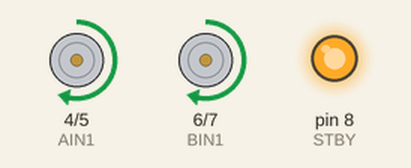
This sketch was run on a simulated Arduino Nano, built with avr-gcc and run on an emulated ATmega328P. Shown: motor-driver pin pairs drawn as motors (green arrow = first pin HIGH = forward, orange = second pin HIGH = backward, longer = more drive, scaled by the enable pin, stopped while the standby pin is LOW), output pins drawn as LEDs (lit = HIGH).

Above: at 0.1 s.
At 8.1 s:
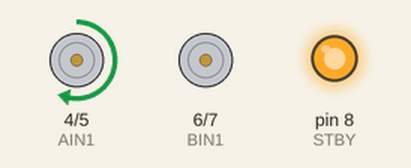
At 19.1 s:
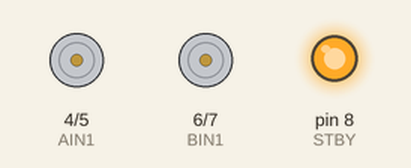
At 37.1 s:
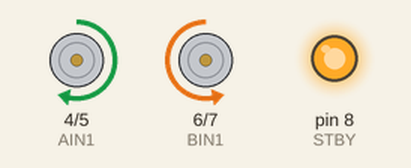
Timing chart, 0 to 38.6 s (numbered marks = the images above):
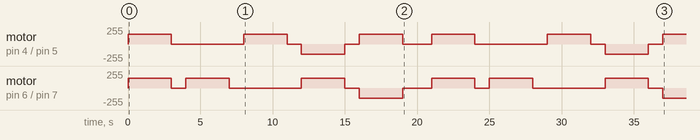

Measured:
- by itself, motor on pin 4 (AIN1) / pin 5 (AIN2): stopped → forward 150/255 at 0.00 s, → stopped 3.0 s later, → forward 150/255 5.0 s later, → stopped 3.0 s later, … (15 changes in this stretch)
- by itself, motor on pin 6 (BIN1) / pin 7 (BIN2): stopped → forward 150/255 at 0.00 s, → stopped 3.0 s later, → forward 150/255 1.0 s later, → stopped 3.0 s later, … (15 changes in this stretch)

The sketch:

Motor_direc_check.ino
```cpp
//===================================
// TB6612FNG Motor Test
// Arduino Nano
//===================================

// Left Motor
#define AIN1 4
#define AIN2 5
#define PWMA 9

// Right Motor
#define BIN1 6
#define BIN2 7
#define PWMB 10

// Standby
#define STBY 8

//===================================

void setup()
{
  pinMode(AIN1, OUTPUT);
  pinMode(AIN2, OUTPUT);
  pinMode(PWMA, OUTPUT);

  pinMode(BIN1, OUTPUT);
  pinMode(BIN2, OUTPUT);
  pinMode(PWMB, OUTPUT);

  pinMode(STBY, OUTPUT);

  // Enable TB6612
  digitalWrite(STBY, HIGH);
}

//===================================

void setMotor(int left, int right)
{
  left = constrain(left, -255, 255);
  right = constrain(right, -255, 255);

  // Left motor
  if(left >= 0)
  {
    digitalWrite(AIN1, HIGH);
    digitalWrite(AIN2, LOW);
    analogWrite(PWMA, left);
  }
  else
  {
    digitalWrite(AIN1, LOW);
    digitalWrite(AIN2, HIGH);
    analogWrite(PWMA, -left);
  }

  // Right motor
  if(right >= 0)
  {
    digitalWrite(BIN1, HIGH);
    digitalWrite(BIN2, LOW);
    analogWrite(PWMB, right);
  }
  else
  {
    digitalWrite(BIN1, LOW);
    digitalWrite(BIN2, HIGH);
    analogWrite(PWMB, -right);
  }
}

//===================================

void loop()
{
  // Forward
  setMotor(150,150);
  delay(3000);

  // Stop
  setMotor(0,0);
  delay(1000);

  // Left pivot
  setMotor(0,150);
  delay(3000);

  // Stop
  setMotor(0,0);
  delay(1000);

  // Right pivot
  setMotor(150,0);
  delay(3000);

  // Stop
  setMotor(0,0);
  delay(1000);

  // Spin left
  setMotor(-150,150);
  delay(3000);

  // Stop
  setMotor(0,0);
  delay(1000);

  // Spin right
  setMotor(150,-150);
  delay(3000);

  // Stop
  setMotor(0,0);
  delay(2000);
}
```
